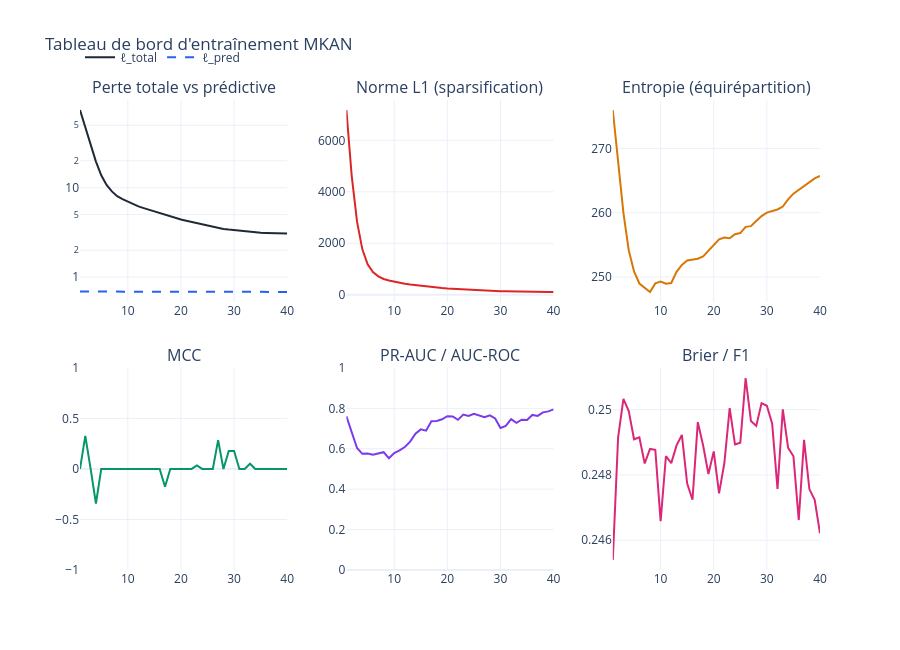

Source (notebook cell):
### Markdown cell above
## 7. Visualisation de la convergence

### Code cell
# Reload MKAN pour inclure MKANVisualizer si le kernel avait l'ancienne version
import importlib, sys as _sys
for _k in [_k for _k in _sys.modules if _k.startswith('MKAN')]:
    del _sys.modules[_k]
from MKAN import MKANVisualizer

# Instanciation unique du visualiseur (reutilise dans toutes les cellules suivantes)
viz = MKANVisualizer(
    model         = model,
    history       = history,
    feature_names = FEATURE_COLS,
    hidden_size   = HIDDEN_SIZE,
)
print(f'MKANVisualizer pret — {len(viz.concat_labels)} entrees: {viz.concat_labels[:3]}...')

# Tableau de bord complet : perte, regularisation, metriques (section 4.4.6)
fig_dashboard = viz.plot_training_dashboard()
fig_dashboard.write_html(os.path.join(CHECKPOINT_DIR, 'dashboard.html'))
fig_dashboard.show()
print(f'Dashboard sauvegarde : {CHECKPOINT_DIR}/dashboard.html')

### Figure 1 — Plotly figure (JSON) as saved in the notebook; plotly's stock layout.template omitted (floating-point values rounded to 4 significant figures)
{"data": [{"line": {"color": "#1f2937", "width": 2}, "name": "ℓ_total", "type": "scatter", "x": [1, 2, 3, 4, 5, 6, 7, 8, 9, 10, 11, 12, 13, 14, 15, 16, 17, 18, 19, 20, 21, 22, 23, 24, 25, 26, 27, 28, 29, 30, 31, 32, 33, 34, 35, 36, 37, 38, 39, 40], "xaxis": "x", "y": [73.82, 48.19, 30.37, 19.59, 13.79, 10.73, 9.09, 8.038, 7.442, 6.974, 6.553, 6.189, 5.916, 5.657, 5.425, 5.207, 4.974, 4.751, 4.568, 4.404, 4.274, 4.149, 3.993, 3.865, 3.743, 3.657, 3.554, 3.457, 3.399, 3.35, 3.295, 3.235, 3.19, 3.159, 3.141, 3.121, 3.097, 3.085, 3.078, 3.065], "yaxis": "y"}, {"line": {"color": "#2563eb", "dash": "dash", "width": 2}, "name": "ℓ_pred", "type": "scatter", "x": [1, 2, 3, 4, 5, 6, 7, 8, 9, 10, 11, 12, 13, 14, 15, 16, 17, 18, 19, 20, 21, 22, 23, 24, 25, 26, 27, 28, 29, 30, 31, 32, 33, 34, 35, 36, 37, 38, 39, 40], "xaxis": "x", "y": [0.6886, 0.688, 0.6862, 0.6866, 0.688, 0.6889, 0.6892, 0.6892, 0.6895, 0.6892, 0.6895, 0.6896, 0.6895, 0.6894, 0.6893, 0.6891, 0.6891, 0.689, 0.6884, 0.6887, 0.6884, 0.6879, 0.688, 0.688, 0.6876, 0.6869, 0.6866, 0.6865, 0.6864, 0.686, 0.6854, 0.685, 0.6848, 0.6841, 0.684, 0.6839, 0.6832, 0.6828, 0.6816, 0.6814], "yaxis": "y"}, {"line": {"color": "#dc2626", "width": 2}, "showlegend": false, "type": "scatter", "x": [1, 2, 3, 4, 5, 6, 7, 8, 9, 10, 11, 12, 13, 14, 15, 16, 17, 18, 19, 20, 21, 22, 23, 24, 25, 26, 27, 28, 29, 30, 31, 32, 33, 34, 35, 36, 37, 38, 39, 40], "xaxis": "x2", "y": [7175.0, 4616.0, 2838.0, 1764.0, 1184.0, 879.8, 715.9, 611.0, 550.8, 503.8, 461.8, 425.4, 397.3, 370.8, 347.3, 325.4, 302.0, 279.6, 260.9, 244.0, 230.6, 218.1, 202.4, 189.4, 177.1, 168.1, 157.8, 147.7, 141.5, 136.4, 130.8, 124.7, 120.0, 116.4, 114.2, 111.9, 109.3, 107.9, 107.0, 105.5], "yaxis": "y2"}, {"line": {"color": "#d97706", "width": 2}, "showlegend": false, "type": "scatter", "x": [1, 2, 3, 4, 5, 6, 7, 8, 9, 10, 11, 12, 13, 14, 15, 16, 17, 18, 19, 20, 21, 22, 23, 24, 25, 26, 27, 28, 29, 30, 31, 32, 33, 34, 35, 36, 37, 38, 39, 40], "xaxis": "x3", "y": [276.0, 267.9, 260.0, 254.2, 250.9, 249.0, 248.4, 247.7, 249.0, 249.3, 248.9, 249.1, 250.8, 251.9, 252.6, 252.7, 252.8, 253.2, 254.1, 255.0, 255.9, 256.1, 256.0, 256.7, 256.8, 257.8, 257.9, 258.7, 259.5, 260.0, 260.2, 260.5, 260.9, 262.1, 263.0, 263.6, 264.1, 264.6, 265.3, 265.7], "yaxis": "y3"}, {"line": {"color": "#059669", "width": 2}, "showlegend": false, "type": "scatter", "x": [1, 2, 3, 4, 5, 6, 7, 8, 9, 10, 11, 12, 13, 14, 15, 16, 17, 18, 19, 20, 21, 22, 23, 24, 25, 26, 27, 28, 29, 30, 31, 32, 33, 34, 35, 36, 37, 38, 39, 40], "xaxis": "x4", "y": [0, 0.3273, 0, -0.3418, 0, 0, 0, 0, 0, 0, 0, 0, 0, 0, 0, 0, -0.1768, 0, 0, 0, 0, 0, 0.03492, 0, 0, 0, 0.2857, 0, 0.1768, 0.1768, 0, 0, 0.05157, 0, 0, 0, 0, 0, 0, 0], "yaxis": "y4"}, {"line": {"color": "#7c3aed", "width": 2}, "showlegend": false, "type": "scatter", "x": [1, 2, 3, 4, 5, 6, 7, 8, 9, 10, 11, 12, 13, 14, 15, 16, 17, 18, 19, 20, 21, 22, 23, 24, 25, 26, 27, 28, 29, 30, 31, 32, 33, 34, 35, 36, 37, 38, 39, 40], "xaxis": "x5", "y": [0.76, 0.6782, 0.6035, 0.5749, 0.5765, 0.5702, 0.5777, 0.5829, 0.5531, 0.579, 0.5922, 0.6086, 0.6351, 0.6748, 0.6959, 0.6893, 0.7361, 0.7378, 0.7458, 0.7609, 0.7598, 0.743, 0.7689, 0.7626, 0.7723, 0.7625, 0.7556, 0.7652, 0.7497, 0.7028, 0.7129, 0.7461, 0.7279, 0.7436, 0.7428, 0.7674, 0.7623, 0.78, 0.7848, 0.7947], "yaxis": "y5"}, {"line": {"color": "#db2777", "width": 2}, "showlegend": false, "type": "scatter", "x": [1, 2, 3, 4, 5, 6, 7, 8, 9, 10, 11, 12, 13, 14, 15, 16, 17, 18, 19, 20, 21, 22, 23, 24, 25, 26, 27, 28, 29, 30, 31, 32, 33, 34, 35, 36, 37, 38, 39, 40], "xaxis": "x6", "y": [0.2454, 0.2492, 0.2503, 0.25, 0.2491, 0.2492, 0.2484, 0.2488, 0.2488, 0.2466, 0.2486, 0.2484, 0.2489, 0.2492, 0.2477, 0.2472, 0.2496, 0.2489, 0.248, 0.2487, 0.2474, 0.2484, 0.2501, 0.2489, 0.249, 0.251, 0.2497, 0.2495, 0.2502, 0.2501, 0.2496, 0.2476, 0.25, 0.2488, 0.2486, 0.2466, 0.2491, 0.2476, 0.2472, 0.2462], "yaxis": "y6"}], "layout": {"annotations": [{"font": {"size": 16}, "showarrow": false, "text": "Perte totale vs prédictive", "x": 0.14, "xanchor": "center", "xref": "paper", "y": 1, "yanchor": "bottom", "yref": "paper"}, {"font": {"size": 16}, "showarrow": false, "text": "Norme L1 (sparsification)", "x": 0.5, "xanchor": "center", "xref": "paper", "y": 1, "yanchor": "bottom", "yref": "paper"}, {"font": {"size": 16}, "showarrow": false, "text": "Entropie (équirépartition)", "x": 0.86, "xanchor": "center", "xref": "paper", "y": 1, "yanchor": "bottom", "yref": "paper"}, {"font": {"size": 16}, "showarrow": false, "text": "MCC", "x": 0.14, "xanchor": "center", "xref": "paper", "y": 0.43, "yanchor": "bottom", "yref": "paper"}, {"font": {"size": 16}, "showarrow": false, "text": "PR-AUC / AUC-ROC", "x": 0.5, "xanchor": "center", "xref": "paper", "y": 0.43, "yanchor": "bottom", "yref": "paper"}, {"font": {"size": 16}, "showarrow": false, "text": "Brier / F1", "x": 0.86, "xanchor": "center", "xref": "paper", "y": 0.43, "yanchor": "bottom", "yref": "paper"}], "height": 650, "legend": {"orientation": "h", "x": 0, "y": 1.06, "yanchor": "bottom"}, "title": {"text": "Tableau de bord d'entraînement MKAN"}, "xaxis": {"anchor": "y", "domain": [0, 0.28]}, "xaxis2": {"anchor": "y2", "domain": [0.36, 0.64]}, "xaxis3": {"anchor": "y3", "domain": [0.72, 1]}, "xaxis4": {"anchor": "y4", "domain": [0, 0.28]}, "xaxis5": {"anchor": "y5", "domain": [0.36, 0.64]}, "xaxis6": {"anchor": "y6", "domain": [0.72, 1]}, "yaxis": {"anchor": "x", "domain": [0.57, 1], "type": "log"}, "yaxis2": {"anchor": "x2", "domain": [0.57, 1]}, "yaxis3": {"anchor": "x3", "domain": [0.57, 1]}, "yaxis4": {"anchor": "x4", "domain": [0, 0.43], "range": [-1, 1]}, "yaxis5": {"anchor": "x5", "domain": [0, 0.43], "range": [0, 1]}, "yaxis6": {"anchor": "x6", "domain": [0, 0.43]}}}
